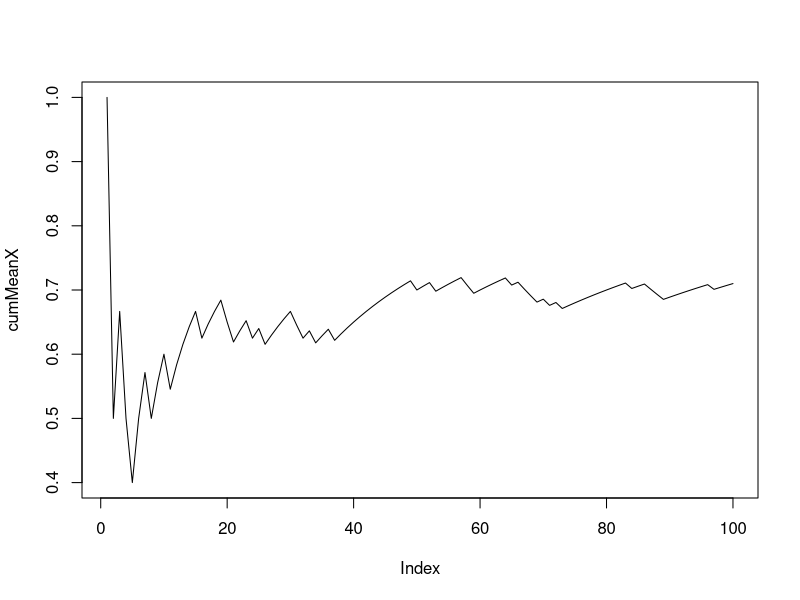

Write the R code that produced this figure.
#Law of large numbers
# 0 - hard calls - 30%
# 1 - easy calls - 70%
# n is nos of samples to be generated
# x is sample values
# px is probability of x

set.seed(123)
n = 100
x= c(0, 1)
px = c(0.3, 0.7)
s = sample(x,n,px,replace=TRUE)

# Making a cumulative sum 
cumSumX <- cumsum(s)

# Define var to store cumulative mean
cumMeanX <- c()

for(i in 1:n) {
  cumMeanX[i] = cumSumX[i]/i
}

# Plot the cululative mean
plot(cumMeanX,type='l')
